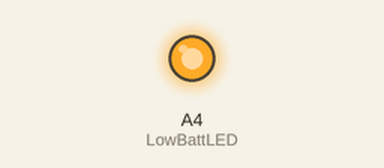
A sketch run on a simulated Arduino Nano, built with avr-gcc and run on an emulated ATmega328P. Parts: output pins drawn as LEDs (lit = HIGH).

Above: at 0.1 s.
Timing chart, 0 to 1.6 s (numbered marks = the images above):
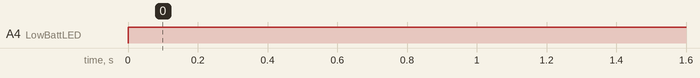

Measured:
- by itself, A4 (LowBattLED): LOW → HIGH at 0.00 s

The sketch:

RiCor-Tron_IDdisc_BatteryMonitor_v0.6.0.ino
```cpp
/********************************************************************************************************************************
Rik van der Mark, www.RiCor.net 2017

Arduino Feather M0 based Voltmeter to monitor a battery whilst powering that Arduino using that same battery.
In my case I know that the Feather M0 Basic Proto and Feather M0 Bluefruit have a voltage divider on board to do this.
See: https://learn.adafruit.com/adafruit-feather-m0-bluefruit-le?view=all#power-management
Sketch was based on a example sketch from Adafruit oin that same page.

Modified and expanded based on needs for my Identity Disc project.

Adafruit refenreces pin A7 in the skecth and website. On the board this is marked as pin 9.
https://learn.adafruit.com/assets/46245 shows that digital pin 9 (D9) is also analog pin 7 (A7).

* uses the internal voltage reference since the Arduino runs from the battery that is being measured
* 100k resistor from the postive (+) battery terminal of the JST connector on the Feather pin 9 (A7)
* 100k resistor from ping 9 (A7) to ground
* optional 100nF capacitor (ceramic capacitor marked with 104) from Arduino pin connected to the voltage devider to ground for more stable readings

Starting from v0.5.0 serial communication was added

********************************************************************************************************************************/

#define VBATPIN A7
#define LowBattLED A4

/*********************************/
float measuredvbat = analogRead(VBATPIN);
int LowVoltage = 3.20;    /* This value sets the desired "LOW" voltage */

//////////////////////////////////////////////////////////////////////////
void setup()
{
  //pinMode(analogInput, INPUT); /* Configure the pin connected to the voltage devider as an iput pin */
  pinMode(LowBattLED, OUTPUT); /* Configure the pin connected to the "LOW voltage indicator" LED as an output pin */

  //ADC->REFCTRL.bit.REFSEL = ADC_REFCTRL_REFSEL_INT1V_Val;  /* 1.0V voltage reference. The "analogReference" command
  //                                                            does not work on the SAMD21 (M0) and requires this command.
  //                                                            https://forum.arduino.cc/index.php?topic=409765.0 helped me out. */
}

//////////////////////////////////////////////////////////////////////////
void loop()
{
  /*********************************/
  //Measure and display voltage
  measuredvbat *= 2;    // we divided by 2, so multiply back
  measuredvbat *= 3.3;  // Multiply by 3.3V, our reference voltage
  measuredvbat /= 1024; // convert to voltage
  Serial.print("VBat: " );
  Serial.println(measuredvbat);

  /*********************************/
  //Turn on the LED if the voltage of the battery is LOW (or CRITICAL)

  if (measuredvbat >= LowVoltage)  /* If the battery voltage is -greater than- or -equal to- the "LowVoltage" value */
  {
    digitalWrite(LowBattLED, LOW); /* red LED indicating the battery voltage is LOW stays off */
  }
  else /* If the battery voltage is -less than- the "LowVoltage" value */
  {
    digitalWrite(LowBattLED, HIGH); /* Turn on the red LED indicating the battery voltage is LOW */
    Serial.println("LOW Battery Voltage!"); /* Serial message */
  }

  delay(500); /* wait 500 miliseconds (half a second) */
}

//////////////////////////////////////////////////////////////////////////

// END OF LINE //
```
